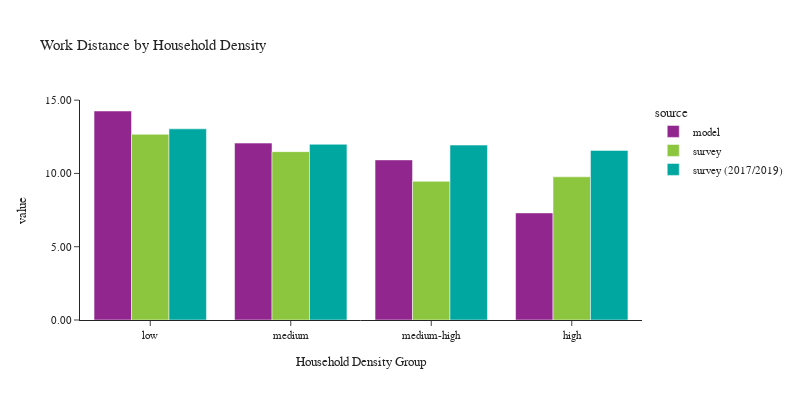

Here is the notebook cell this chart was saved with:
### Code cell
plot_work_location(df_workers, 'hh_density_group', 'Household Density', 'Household Density Group')

### Figure 1 — Plotly figure (JSON) as saved in the notebook; plotly's stock layout.template omitted (floating-point values rounded to 4 significant figures)
{"data": [{"alignmentgroup": "True", "customdata": [[575003], [587860], [542887], [517276]], "hovertemplate": "source=model<br>hh_density_group=%{x}<br>value=%{y}<br>sample count=%{customdata[0]}<extra></extra>", "legendgroup": "model", "marker": {"color": "#91268F", "pattern": {"shape": ""}}, "name": "model", "offsetgroup": "model", "orientation": "v", "showlegend": true, "textposition": "auto", "type": "bar", "x": ["low", "medium", "medium-high", "high"], "xaxis": "x", "y": [14.26, 12.07, 10.92, 7.306], "yaxis": "y"}, {"alignmentgroup": "True", "customdata": [[1061], [782], [564], [416]], "hovertemplate": "source=survey<br>hh_density_group=%{x}<br>value=%{y}<br>sample count=%{customdata[0]}<extra></extra>", "legendgroup": "survey", "marker": {"color": "#8CC63E", "pattern": {"shape": ""}}, "name": "survey", "offsetgroup": "survey", "orientation": "v", "showlegend": true, "textposition": "auto", "type": "bar", "x": ["low", "medium", "medium-high", "high"], "xaxis": "x", "y": [12.67, 11.49, 9.461, 9.77], "yaxis": "y"}, {"alignmentgroup": "True", "customdata": [[2150], [1720], [1137], [963]], "hovertemplate": "source=survey (2017/2019)<br>hh_density_group=%{x}<br>value=%{y}<br>sample count=%{customdata[0]}<extra></extra>", "legendgroup": "survey (2017/2019)", "marker": {"color": "#00A7A0", "pattern": {"shape": ""}}, "name": "survey (2017/2019)", "offsetgroup": "survey (2017/2019)", "orientation": "v", "showlegend": true, "textposition": "auto", "type": "bar", "x": ["low", "medium", "medium-high", "high"], "xaxis": "x", "y": [13.04, 11.99, 11.93, 11.57], "yaxis": "y"}], "layout": {"barmode": "group", "font": {"size": 11}, "height": 400, "legend": {"title": {"text": "source"}, "tracegroupgap": 0}, "title": {"text": "Work Distance by Household Density"}, "width": 800, "xaxis": {"anchor": "y", "domain": [0, 1], "title": {"text": "Household Density Group"}}, "yaxis": {"anchor": "x", "domain": [0, 1], "tickformat": ".2f", "title": {"text": "value"}}}}
